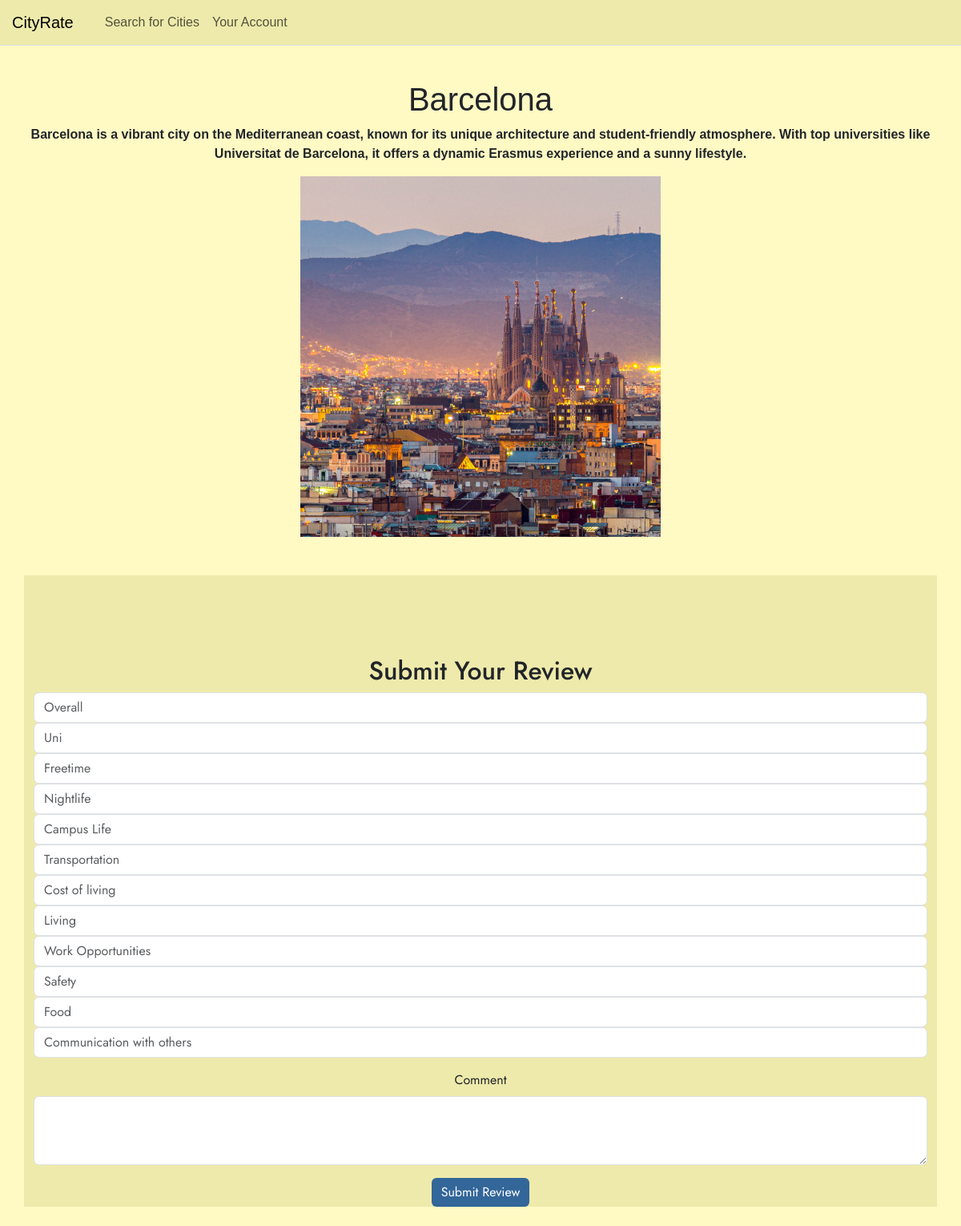
Screenshot of /review/Barcelona (signed in) with the database file from the repository.
### tables this page shows
CREATE TABLE city (
    name TEXT PRIMARY KEY NOT NULL,
    description TEXT NOT NULL,
    image_path TEXT
);

### app.py (the view, shortened to what this page needs)
@app.route('/review/<city_name>', methods=['GET', 'POST'])
@login_required
def review(city_name): #cityname wird übergeben
    if not city_name:
        return "No city chosen", 400
    db_con = get_db_con()
    form = ReviewForm()
    city = db_con.execute(
        'SELECT * FROM city WHERE LOWER(name) = LOWER(?)',
        (city_name.lower(),)
    ).fetchone()
    return render_template('review.html', city=city, form=form)

### app.py (called while the page is built)
@login_manager.user_loader #Flask-Login decorator, um eingeloggten Benutzer zu laden
def load_user(user_id):
    return User.get(user_id) #User mit ID wird aus Datenbank geholt

    @staticmethod
    def get(user_id):
        db_con = get_db_con()
        getuser = db_con.execute(
            'SELECT * FROM user WHERE id = ?', (user_id,)).fetchone()
        if getuser:
            return User(id=getuser['id'],username= getuser['username'], password=getuser['password'] )
        return None

### db.py (called while the page is built)
def get_db_con(pragma_foreign_keys = True):
    if 'db_con' not in g:
        g.db_con = sqlite3.connect(
            current_app.config['DATABASE'],
            detect_types=sqlite3.PARSE_DECLTYPES
        )
        g.db_con.row_factory = sqlite3.Row
        if pragma_foreign_keys:
            g.db_con.execute('PRAGMA foreign_keys = ON;')
    return g.db_con

def close_db_con(e=None):
    db_con = g.pop('db_con', None)
    if db_con is not None:
        db_con.close()

### templates/review.html (shortened to what this page needs)
{% from 'bootstrap5/nav.html' import render_nav_item %}
<!DOCTYPE html>
<html>
<head>
    {{ bootstrap.load_css() }}
<link rel="stylesheet" href="{{ url_for('static', filename='css/style.css') }}">
</head>
<body style ="padding-top: 100px; background-color: #fff9c4; font-family: 'Urbanist', sans-serif;">
  <nav class="navbar navbar-expand-xl border-bottom mb-3 fixed-top">
        <div class="container-fluid px-0">
            <a class="navbar-brand" href="{{ url_for('home') }}"  style ="padding-left: 15px;" >CityRate</a>
            <div class="collapse navbar-collapse" id="menu">
    <ul class="navbar-nav me-auto mb-2 mb-lg-0" style="padding-left: 15px;">
        {{ render_nav_item('search', 'Search for Cities') }}
        {{ render_nav_item('profile', 'Your Account') }}
    </ul>
</div>
        </div>
    </nav>
    <header>
        <h1>{{ city['name'] }}</h1>
        <p class="fw-bold mb-3 text-center">{{ city['description'] }}</p>
       <img src="{{ url_for('static', filename='images/' ~ city['image_path']) }}" alt="{{ city['name'] }}" class="city-image">
    </header>
    <main class="container mt-5">
    <h2 class="text-center">Submit Your Review</h2>
    <form method="POST" class="mb-4">
        <div class="mb-3">
            {{ form.overall_rating(class="form-control", placeholder="Overall", min=1, max=5) }}
            {{ form.uni_rating(class="form-control", placeholder="Uni", min=1, max=5) }}
            {{ form.freetime_rating(class="form-control", placeholder="Freetime", min=1, max=5) }}
            {{ form.nightime_rating(class="form-control", placeholder="Nightlife", min=1, max=5) }}
            {{ form.campus_life_rating(class="form-control", placeholder="Campus Life", min=1, max=5) }}
            {{ form.transportation_rating(class="form-control", placeholder="Transportation", min=1, max=5) }}
            {{ form.cost_rating(class="form-control", placeholder="Cost of living", min=1, max=5) }}
            {{ form.living_rating(class="form-control", placeholder="Living", min=1, max=5) }}
            {{ form.workopportunities_rating(class="form-control", placeholder="Work Opportunities",  min=1, max=5) }}
            {{ form.safety_rating(class="form-control", placeholder="Safety", min=1, max=5) }}
            {{ form.food_rating(class="form-control", placeholder="Food", min=1, max=5) }}
            {{ form.comunication_rating(class="form-control", placeholder="Communication with others", min=1, max=5) }}
        </div>
        <div class="mb-3">
            {{ form.comment.label(class="form-label") }}
            {{ form.comment(class="form-control", rows=3) }}
        </div>
        <button type="submit" class="btn custom-button1">{{ form.submit.label.text }}
        </button>
    </form>
</main>
</body>
</html>

### static/css/style.css (style rules this page uses)
h1, h2, h3, h4, h5, h6 { text-align: center; }
body { padding-top: 100px; background-color: #EEEAAB; font-family: 'Jost', sans-serif; }
main { background-color: #EEEAAB; font-family: 'Jost', sans-serif; text-align: center; padding-top: 100px; }
nav.navbar { background-color: #EEEAAB; opacity: 1; }
.custom-button1 { background-color: #336699; color: white; border: none; }

### templates/review.html (style rules this page uses)
.city-image { width: 450px; height: 450px; object-fit: cover; display: block; margin: 0 auto; }

### rows the page displays
city: name "Barcelona", description "Barcelona is a vibrant city on the Mediterranean coast, known for its unique architecture and student-friendly atmosphere. With top universities like Universitat de Barcelona, it offers a dynamic Erasmus experience and a sunny lifestyle.", image_path (picture)

### other values shown
{{ render_nav_item('search', 'Search for Cities') }} "Search for Cities"
{{ render_nav_item('profile', 'Your Account') }} "Your Account"
